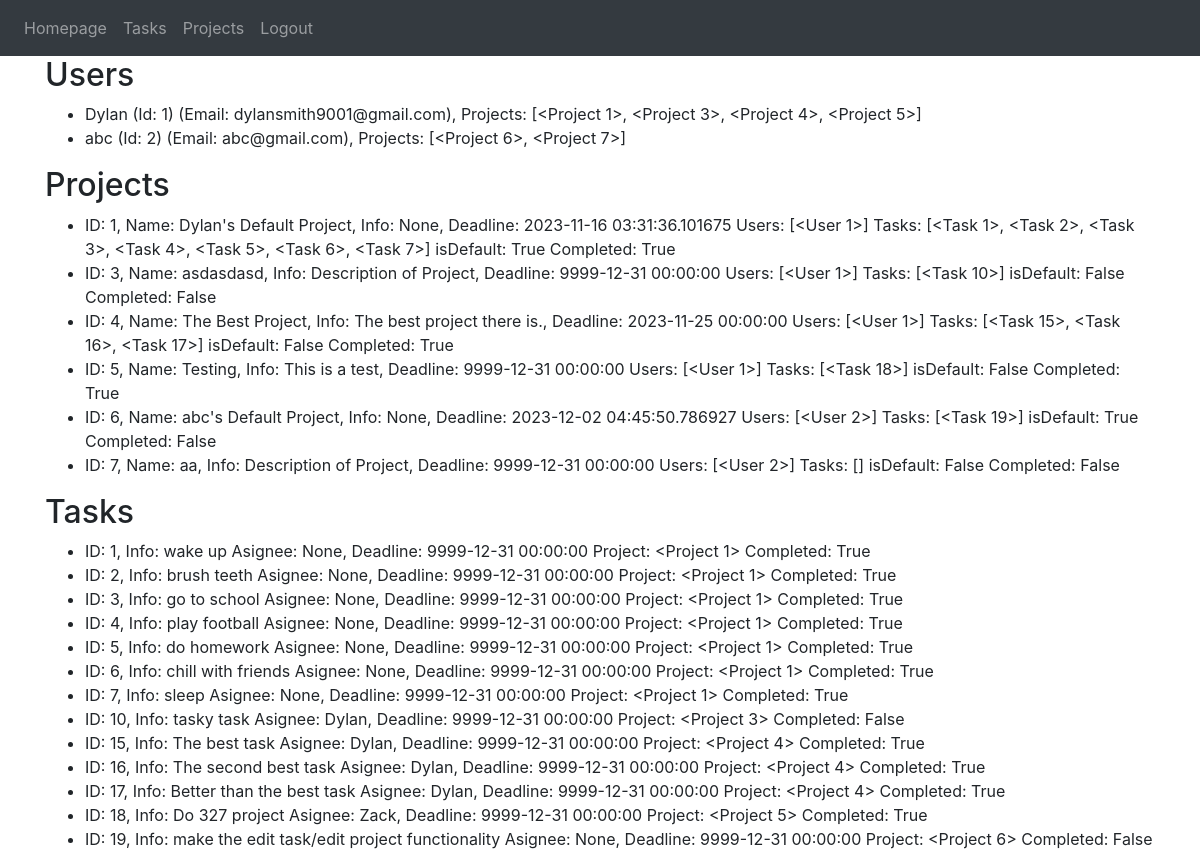
Page /database (signed in) on the committed database.
### website/models.py (models this page shows)
class User(db.Model, UserMixin):
    id = db.Column(db.Integer, primary_key=True)
    email = db.Column(db.String(50), unique = True)
    name = db.Column(db.String(50))
    password = db.Column(db.String(50))
    projects = db.relationship('Project', secondary='project_user_association', back_populates='users')
    def_project_id = db.Column(db.Integer, db.ForeignKey('project.id'), nullable=False)
    def_project = db.relationship('Project', lazy=True) # default project

class Project(db.Model):
    id = db.Column(db.Integer, primary_key=True)
    name = db.Column(db.String(120))
    start_date = db.Column(db.DateTime(timezone=True), default=func.now)
    deadline = db.Column(db.DateTime(timezone=True), default=func.now)
    description = db.Column(db.String(9999))
    users = db.relationship('User', secondary='project_user_association', back_populates='projects')
    is_default = db.Column(db.Boolean, default=False)
    completed = db.Column(db.Boolean, default=False)
    tasks = db.relationship('Task', backref='project', cascade='all, delete-orphan', lazy=True)

class Task(db.Model):
    id = db.Column(db.Integer, primary_key=True)
    assignee = db.Column(db.String(120))
    description = db.Column(db.String(9999))
    start_date = db.Column(db.DateTime(timezone=True), default=func.now)
    deadline = db.Column(db.DateTime(timezone=True), default=func.now)
    project_id = db.Column(db.Integer, db.ForeignKey('project.id'), nullable=False)
    completed = db.Column(db.Boolean, default=False)

### website/auth.py (the view)
@auth.route('/database')
def view_users():
    users = User.query.all()
    projects = Project.query.all()
    tasks  = Task.query.all()
    return render_template('database.html', user=current_user, users=users, projects=projects, tasks=tasks)

### website/__init__.py (called while the page is built)
def create_app(testing=False):
    app = Flask(__name__)
    app.config['SECRET_KEY'] = 'abcd'
    app.config['SQLALCHEMY_DATABASE_URI'] = f'sqlite:///{DB_NAME}'
    if testing:
        app.config['SQLALCHEMY_DATABASE_URI'] = f'sqlite:///{TEST_DB_NAME}'
    db.init_app(app)
    from .views import views
    from .auth import auth
    app.register_blueprint(views, url_prefix='/')
    app.register_blueprint(auth, url_prefix='/')
    from .models import User, Task, Project
    with app.app_context():
        db.create_all()
    login_manager = LoginManager()
    login_manager.login_view = 'auth.login'
    login_manager.init_app(app)
    @login_manager.user_loader
    def load_user(id):
        return User.query.get(int(id))
    return app

### website/templates/database.html (shortened to what this page needs)
{% extends "base.html" %}
{% block content%}
    <h2>Users</h2>
    <ul>
        {% for u in users %}
            <li>{{ u.name }} (Id: {{ u.id }}) (Email: {{ u.email }}), Projects: {{u.projects}}</li>
        {% endfor %}
    </ul>
    <h2>Projects</h2>
    <ul>
        {% for prj in projects %}
            <li>ID: {{ prj.id }}, Name: {{ prj.name }}, Info: {{ prj.description }}, Deadline: {{prj.deadline}} Users: {{prj.users}}
                Tasks: {{prj.tasks}} isDefault: {{prj.is_default}} Completed: {{prj.completed}}
            </li>
        {% endfor %}
    </ul>
    <h2>Tasks</h2>
    <ul>
        {% for tsk in tasks %}
            <li>ID: {{ tsk.id }}, Info: {{ tsk.description }} Asignee: {{tsk.assignee}},
                Deadline: {{tsk.deadline}} Project: {{tsk.project}} Completed: {{tsk.completed}}
            </li>
        {% endfor %}
    </ul>
{% endblock %}

### rows in the picture
User: name "Dylan", id "1", email "dylansmith9001@gmail.com", projects "[<Project 1>, <Project 3>, <Project 4>, <Project 5>]"
User: name "abc", id "2", email "abc@gmail.com", projects "[<Project 6>, <Project 7>]"
Project: id "1", name "Dylan's Default Project", description "None", deadline "2023-11-16 03:31:36.101675", users "[<User 1>]", tasks "[<Task 1>, <Task 2>, <Task 3>, <Task 4>, <Task 5>, <Task 6>, <Task 7>]", is_default "True", completed "True"
Project: id "3", name "asdasdasd", description "Description of Project", deadline "9999-12-31 00:00:00", users "[<User 1>]", tasks "[<Task 10>]", is_default "False", completed "False"
Project: id "4", name "The Best Project", description "The best project there is.", deadline "2023-11-25 00:00:00", users "[<User 1>]", tasks "[<Task 15>, <Task 16>, <Task 17>]", is_default "False", completed "True"
Project: id "5", name "Testing", description "This is a test", deadline "9999-12-31 00:00:00", users "[<User 1>]", tasks "[<Task 18>]", is_default "False", completed "True"
Project: id "6", name "abc's Default Project", description "None", deadline "2023-12-02 04:45:50.786927", users "[<User 2>]", tasks "[<Task 19>]", is_default "True", completed "False"
Project: id "7", name "aa", description "Description of Project", deadline "9999-12-31 00:00:00", users "[<User 2>]", tasks "[]", is_default "False", completed "False"
Task: id "1", description "wake up", assignee "None", deadline "9999-12-31 00:00:00", project "<Project 1>", completed "True"
Task: id "2", description "brush teeth", assignee "None", deadline "9999-12-31 00:00:00", project "<Project 1>", completed "True"
Task: id "3", description "go to school", assignee "None", deadline "9999-12-31 00:00:00", project "<Project 1>", completed "True"
Task: id "4", description "play football", assignee "None", deadline "9999-12-31 00:00:00", project "<Project 1>", completed "True"
Task: id "5", description "do homework", assignee "None", deadline "9999-12-31 00:00:00", project "<Project 1>", completed "True"
Task: id "6", description "chill with friends", assignee "None", deadline "9999-12-31 00:00:00", project "<Project 1>", completed "True"
Task: id "7", description "sleep", assignee "None", deadline "9999-12-31 00:00:00", project "<Project 1>", completed "True"
Task: id "10", description "tasky task", assignee "Dylan", deadline "9999-12-31 00:00:00", project "<Project 3>", completed "False"
Task: id "15", description "The best task", assignee "Dylan", deadline "9999-12-31 00:00:00", project "<Project 4>", completed "True"
Task: id "16", description "The second best task", assignee "Dylan", deadline "9999-12-31 00:00:00", project "<Project 4>", completed "True"
Task: id "17", description "Better than the best task", assignee "Dylan", deadline "9999-12-31 00:00:00", project "<Project 4>", completed "True"
Task: id "18", description "Do 327 project", assignee "Zack", deadline "9999-12-31 00:00:00", project "<Project 5>", completed "True"
Task: id "19", description "make the edit task/edit project functionality", assignee "None", deadline "9999-12-31 00:00:00", project "<Project 6>", completed "False"
